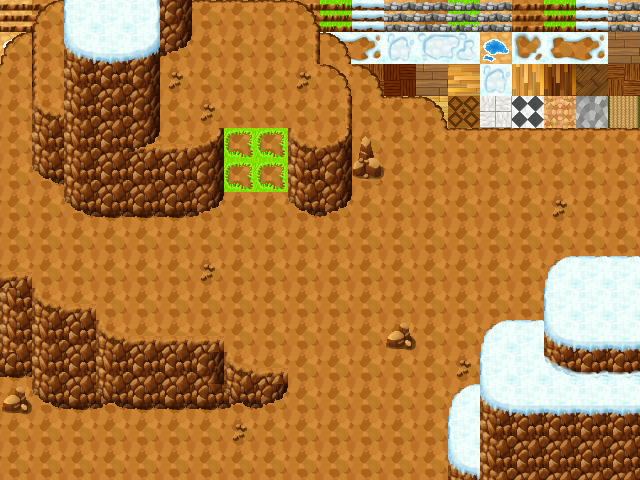

Rendered tile map (Tiled .tmx) drawn with the repository's tilesets; below, a short description and the map source with its tile grids summarised:
An orthogonal 20x15 tile map with 32x32 px tiles, 5 tile layers (Containers, Entrances, Encounters, Background, ...), 4 tilesets.

<map version="1.0" orientation="orthogonal" renderorder="right-down" width="20" height="15" tilewidth="32" tileheight="32" nextobjectid="1">
 <tileset firstgid="1" source="../tilesets/ground.tsx" />
 <tileset firstgid="241" source="../tilesets/walls2.tsx" />
 <tileset firstgid="497" name="objects" tilewidth="32" tileheight="32" tilecount="35" columns="7">
  <image source="../tilesets/objects.png" width="224" height="160" />
  <tile id="4">
   <properties>
    <property name="entryInfo" value="map_38_-16_0" />
   </properties>
  </tile>
  <tile id="5">
   <properties>
    <property name="entryInfo" value="house_35_18_7" />
   </properties>
  </tile>
  <tile id="6">
   <properties>
    <property name="encounterChance" value="0.25" />
    <property name="encounterInfo" value="5_7" />
   </properties>
  </tile>
  <tile id="25">
   <properties>
    <property name="entryInfo" value="map_36_16_0" />
   </properties>
  </tile>
 </tileset>
 <tileset firstgid="532" source="../tilesets/ground2.tsx" />
 <layer name="Containers" width="20" height="15">
  <data>[300 cells, 0 non-empty, 0 distinct tile ids]</data>
 </layer>
 <layer name="Entrances" width="20" height="15">
  <properties>
   <property name="entryInfo" value="map_36_16_0" />
  </properties>
  <data>[300 cells, 16 non-empty, 3 distinct tile ids]</data>
 </layer>
 <layer name="Encounters" width="20" height="15">
  <data>[300 cells, 13 non-empty, 2 distinct tile ids]</data>
 </layer>
 <layer name="Background" width="20" height="15">
  <data>[300 cells, 300 non-empty, 34 distinct tile ids]</data>
 </layer>
 <layer name="Blocked" width="20" height="15">
  <data>[300 cells, 135 non-empty, 30 distinct tile ids]</data>
 </layer>
</map>